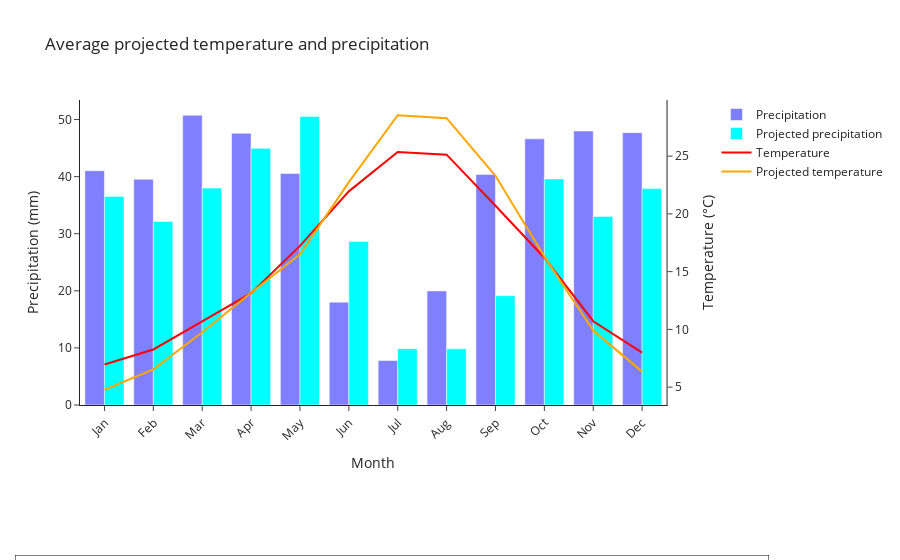

This figure's notebook cell:
### Markdown cell above
### Rainfall and temperatures

### Code cell
# Create a subplot with shared x-axis
fig = make_subplots(specs=[[{"secondary_y": True}]])

# Add a bar chart for precipitation and projected precipitation to the secondary y-axis
bar_prec = go.Bar(x=avg_prec.month, 
                  y=avg_prec, 
                  name='Precipitation', 
                  opacity=0.5, 
                  marker_color = 'blue', 
                  hovertemplate=('%{x}: %{y:.0f} mm <extra></extra>')
                  )

bar_prec_projected = go.Bar(x=proj_avg_prec.month, 
                            y=proj_avg_prec, 
                            name='Projected precipitation', 
                            marker_color = 'cyan',
                            hovertemplate=('%{x}: %{y:.0f} mm <extra></extra>')
                            )

fig.add_trace(bar_prec)
fig.add_trace(bar_prec_projected)

# Add a line chart for temperature to the primary y-axis
fig.add_trace(go.Scatter(x=avg_temp.month, 
                         y=avg_temp, 
                         mode='lines', 
                         name='Temperature', 
                         line_color = 'red', 
                         hovertemplate=('%{x}: %{y:.0f} °C <extra></extra>')
                         ),
                secondary_y=True
                )

# Add a line chart for projected temperature
fig.add_trace(go.Scatter(x=proj_avg_temp.month, 
                         y=proj_avg_temp, 
                         mode='lines', 
                         name='Projected temperature', 
                         line_color='orange',
                         hovertemplate=('%{x}: %{y:.0f} °C <extra></extra>')
                         ),   
            secondary_y=True,
            )

# Set the layout to have two y-axes
fig.update_layout(title='Average projected temperature and precipitation',
                  yaxis=dict(title='Precipitation (mm)'),
                  yaxis2=dict(title='Temperature (°C)', overlaying='y', side='right'),
                  xaxis=dict(title='Month',
                             tickmode='array',
                             tickvals=avg_temp.month,
                             ticktext=['Jan', 'Feb', 'Mar', 'Apr', 'May', 'Jun', 'Jul', 'Aug', 'Sep', 'Oct', 'Nov', 'Dec'],
                             tickangle=-45
                             ),
                    template='simple_white',
                    )
# Add a text on the bottom of the figure
fig.add_annotation(text="""This figure shows the average temperature for each month complemented by the average temperature range per month. 
                   <br> Meaning: the top line shows the average maximum temperature of each month. Same goes for the bottom line. 
                   <br> Keep in mind that this is an average, maximum temperature can be outside of the shown range.
                    <br> When the range reaches 0 or below, a blue line highlights the freezing temperature.
                    """,
                    xref='paper', yref='paper',
                    x=0.5, y=-0.75,  # Adjust this value to position the text below the x-axis legend
                    showarrow=False,
                    align='left',  # Set align to 'left'
                    font=dict(size=12, color='black'),
                    bordercolor='black',  # Set border color
                    borderwidth=0.5,  # Set border width
                    borderpad=7,  # Set border padding 
                    )

# Adjust the bottom margin to create more space below the figure
fig.update_layout(margin=dict(b=155))

# Show the figure
fig.show()

### Figure 1 — Plotly figure (JSON) as saved in the notebook; plotly's stock layout.template omitted (floating-point values rounded to 4 significant figures)
{"data": [{"hovertemplate": "%{x}: %{y:.0f} mm <extra></extra>", "marker": {"color": "blue"}, "name": "Precipitation", "opacity": 0.5, "type": "bar", "x": [1, 2, 3, 4, 5, 6, 7, 8, 9, 10, 11, 12], "y": [41.04, 39.55, 50.75, 47.59, 40.55, 18.01, 7.791, 19.98, 40.38, 46.62, 48.0, 47.71]}, {"hovertemplate": "%{x}: %{y:.0f} mm <extra></extra>", "marker": {"color": "cyan"}, "name": "Projected precipitation", "type": "bar", "x": [1, 2, 3, 4, 5, 6, 7, 8, 9, 10, 11, 12], "y": [36.53, 32.15, 37.99, 44.96, 50.55, 28.65, 9.868, 9.839, 19.14, 39.6, 33.03, 37.9]}, {"hovertemplate": "%{x}: %{y:.0f} °C <extra></extra>", "line": {"color": "red"}, "mode": "lines", "name": "Temperature", "type": "scatter", "x": [1, 2, 3, 4, 5, 6, 7, 8, 9, 10, 11, 12], "xaxis": "x", "y": [6.964, 8.26, 10.69, 13.13, 17.23, 21.95, 25.36, 25.13, 20.71, 16.21, 10.71, 7.985], "yaxis": "y2"}, {"hovertemplate": "%{x}: %{y:.0f} °C <extra></extra>", "line": {"color": "orange"}, "mode": "lines", "name": "Projected temperature", "type": "scatter", "x": [1, 2, 3, 4, 5, 6, 7, 8, 9, 10, 11, 12], "xaxis": "x", "y": [4.773, 6.542, 9.753, 13.18, 16.51, 22.74, 28.54, 28.29, 23.3, 16.3, 9.9, 6.343], "yaxis": "y2"}], "layout": {"annotations": [{"align": "left", "bordercolor": "black", "borderpad": 7, "borderwidth": 0.5, "font": {"color": "black", "size": 12}, "showarrow": false, "text": "This figure shows the average temperature for each month complemented by the average temperature range per month. \n                   <br> Meaning: the top line shows the average maximum temperature of each month. Same goes for the bottom line. \n                   <br> Keep in mind that this is an average, maximum temperature can be outside of the shown range.\n                    <br> When the range reaches 0 or below, a blue line highlights the freezing temperature.\n                    ", "x": 0.5, "xref": "paper", "y": -0.75, "yref": "paper"}], "margin": {"b": 155}, "title": {"text": "Average projected temperature and precipitation"}, "xaxis": {"anchor": "y", "domain": [0, 0.94], "tickangle": -45, "tickmode": "array", "ticktext": ["Jan", "Feb", "Mar", "Apr", "May", "Jun", "Jul", "Aug", "Sep", "Oct", "Nov", "Dec"], "tickvals": [1, 2, 3, 4, 5, 6, 7, 8, 9, 10, 11, 12], "title": {"text": "Month"}}, "yaxis": {"anchor": "x", "domain": [0, 1], "title": {"text": "Precipitation (mm)"}}, "yaxis2": {"anchor": "x", "overlaying": "y", "side": "right", "title": {"text": "Temperature (°C)"}}}}
